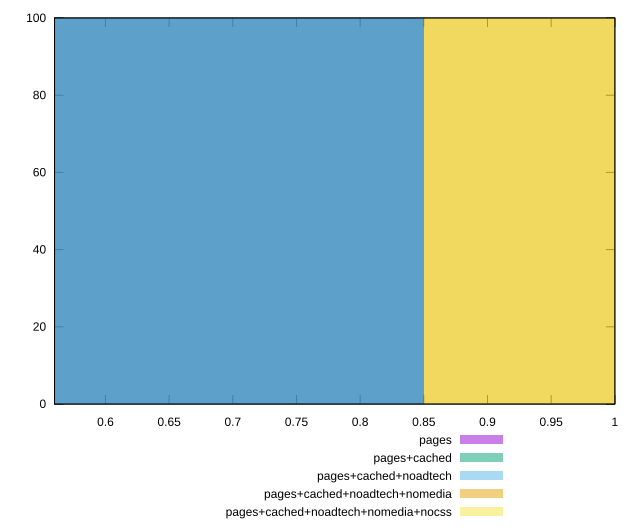

Here is the gnuplot script that generated this plot:
reset

$pages <<EOF
0.6798869378344884 100
EOF

$pagesCached <<EOF
0.6798869378344884 100
EOF

$pagesCachedNoadtech <<EOF
0.6798869378344884 100
EOF

$pagesCachedNoadtechNomedia <<EOF
1.0198304067517325 100
EOF

$pagesCachedNoadtechNomediaNocss <<EOF
1.0198304067517325 100
EOF

set key outside below
set boxwidth 0.3399434689172442
set xrange [0.56:1]
set yrange [0:100]
set trange [0:100]
set style fill transparent solid 0.5 noborder
set terminal svg size 640, 530 enhanced background rgb 'white'
set output "report_00018_2021-02-10T15-25-16.877Z/uses-webp-images/comparison/histogram/all_score.svg"

plot $pages title "pages" with boxes, \
     $pagesCached title "pages+cached" with boxes, \
     $pagesCachedNoadtech title "pages+cached+noadtech" with boxes, \
     $pagesCachedNoadtechNomedia title "pages+cached+noadtech+nomedia" with boxes, \
     $pagesCachedNoadtechNomediaNocss title "pages+cached+noadtech+nomedia+nocss" with boxes

reset
